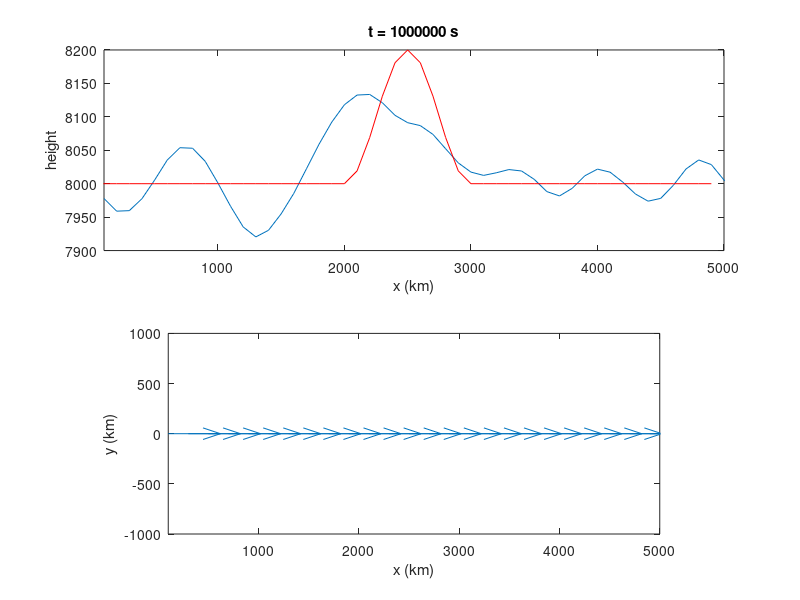

This figure's MATLAB source:
clear all; close all;

%parameters
dx=100000;  %grid spacing (m)
dt=1000;    %time step (s)
nx=52;      %number of grid points (including 2 ghost nodes)
nt=1000;    %number of time steps

pi=4*atan(1.0);
C=10;       %advection velocity
hbar=8000;  %base level of height
amp=100;    %amplitude of hill
hc=25;      %center location of hill
hw=10;      %width of hill

g=9.8;      %gravity
f=0.0001;   %Coriolis
kdif=10;    %diffuction coef

numerics=1; %1:CTCS, 2:FTCS, 3: FTBS numerical schemes

nifcor=0;   %if 1, include Coriolis
nifwind=0;  %if 1, include other terms besides Coriolis in u,v eqns.
nifdif=0;   %if 1, include diffusion
nifad=1;    %if 1, include advection

scale_factor=nx;       %scaling factor for plotting wind vectors
show_animation=1;      %if 1, show animation; turn this off when profiling.
animation_stride=10;   %if =n, skip every n frames
animation_delay=0.001; %delay in between frame in seconds
show_analytic=1;       %show analytical solution (linear advection eqn)
show_wind=1;           %show wind vector

%initial condition
u(1:nx)=C;
v(1:nx)=0.0; 
h(1:nx)=hbar;
ind=ceil(hc-hw/2):floor(hc+hw/2);
h(ind)=hbar+amp*(1+cos(2*pi*(ind-hc)/hw));

h0=h;
loc1=find(h==max(h),1); 
maxh(1:nt+1)=NaN; maxh(1)=max(h);
x(1:nx)=(1:nx)*dx/1000;

figure('Position',[100 100 560 560]);

%run model
time=0;  %time in seconds
t_start=cputime;

for n=1:nt
  j=2:nx-1;
  if(numerics==1) %CTCS scheme (leapfrog)
    if(n==1)
      ub=u; vb=v; hb=h;
      ua=u; va=v; ha=h;
      dtcalc=dt;
    else
      dtcalc=dt*2;
    end
    diffac=kdif*dtcalc/dx/dx;
    ha(j)=hb(j)-nifad*u(j).*(dtcalc/(dx*2)).*(h(j+1)-h(j-1)) ...
               -h(j).*(dtcalc/(dx*2)).*(u(j+1)-u(j-1)) ...
               +nifdif*diffac*(h(j+1)-2*h(j)+h(j-1));
    ua(j)=ub(j)-nifwind*nifad*u(j).*(dtcalc/(dx*2)).*(u(j+1)-u(j-1)) ...
               -nifwind*(g*dtcalc/(dx*2))*(h(j+1)-h(j-1)) ...
               +nifcor*f*v(j)*dtcalc ...
               +nifwind*nifdif*diffac*(u(j+1)-2*u(j)+u(j-1));
    va(j)=vb(j)-nifwind*nifad*u(j).*(dtcalc/(dx*2)).*(v(j+1)-v(j-1)) ...
               -nifcor*f*u(j)*dtcalc ...
               +nifwind*nifdif*diffac*(v(j+1)-2*v(j)+v(j-1));
    ub=u; u=ua;
    vb=v; v=va;
    hb=h; h=ha;

  elseif(numerics==2) %FTCS scheme
    diffac=kdif*dt/dx/dx;
    ha(j)=h(j)-nifad*u(j).*(dt/(dx*2)).*(h(j+1)-h(j-1)) ...
              -h(j).*(dt/(dx*2)).*(u(j+1)-u(j-1)) ...
              +nifdif*diffac*(h(j+1)-2*h(j)+h(j-1));
    ua(j)=u(j)-nifwind*nifad*u(j).*(dt/(dx*2)).*(u(j+1)-u(j-1)) ...
              -nifwind*(g*dt/(dx*2))*(h(j+1)-h(j-1)) ...
              +nifcor*f*v(j)*dt ...
              +nifwind*nifdif*diffac*(u(j+1)-2*u(j)+u(j-1));
    va(j)=v(j)-nifwind*nifad*u(j).*(dt/(dx*2)).*(v(j+1)-v(j-1)) ...
              -nifcor*f*u(j)*dt ...
              +nifwind*nifdif*diffac*(v(j+1)-2*v(j)+v(j-1));
    h=ha; u=ua; v=va;
  
  elseif(numerics==3) %FTBS scheme
    diffac=kdif*dt/dx/dx;
    ha(j)=h(j)-nifad*u(j).*(dt/dx).*(h(j)-h(j-1)) ...
              -h(j).*(dt/dx).*(u(j)-u(j-1)) ...
              +nifdif*diffac*(h(j+1)-2*h(j)+h(j-1));
    ua(j)=u(j)-nifwind*nifad*u(j).*(dt/dx).*(u(j)-u(j-1)) ...
              -nifwind*(g*dt/dx)*(h(j)-h(j-1)) ...
              +nifcor*f*v(j)*dt ...
              +nifwind*nifdif*diffac*(u(j+1)-2*u(j)+u(j-1));
    va(j)=v(j)-nifwind*nifad*u(j).*(dt/dx).*(v(j)-v(j-1)) ...
              -nifcor*f*u(j)*dt ...
              +nifwind*nifdif*diffac*(v(j+1)-2*v(j)+v(j-1));
    h=ha; u=ua; v=va;
  end
  
  time=time+dt;
  
  %boundary condition (cyclic)
  u(1)=u(nx-1); u(nx)=u(2);
  v(1)=v(nx-1); v(nx)=v(2);
  h(1)=h(nx-1); h(nx)=h(2);
  
  %plot results
  if(show_animation==1 && mod(n,animation_stride)==0)
    subplot(2,1,1)
    plot(x,h);
    if(show_analytic==1) %analytic solution for advection equation
      hold on;
      x0=mod(x+C*time/1000,(nx-2)*dx/1000);
      n0=find(x0(2:end-1)-x0(1:end-2)<0);
      plot(x0(1:n0),h0(1:n0),'r');
      plot(x0(n0+1:end-1),h0(n0+1:end-1),'r');
      hold off;
    end
    axis([dx/1000 (nx-2)*dx/1000 hbar-amp hbar+2*amp]);
    ylabel('height'); title(['t = ' num2str(time) ' s'])
    xlabel('x (km)')
    if(show_wind==1)
      subplot(2,1,2)
      i=1:ceil(nx/30):nx;
      quiver(x(i),0*x(i),u(i)*scale_factor,v(i)*scale_factor,'autoscale','off')
      axis equal; axis([dx (nx-2)*dx -(nx-2)*dx/5 (nx-2)*dx/5]/1000);
      xlabel('x (km)'); ylabel('y (km)');
    end
    pause(animation_delay);
  end
  
  m=20;
  if(n==floor(m*dx/C/dt)) %trace max(h) across m grid points
    loc2=find(h==max(h),1);
    Cd=(loc2-loc1)*dx/(floor(m*dx/C/dt)*dt); disp(['Cd=' num2str(Cd)]);
  end
  maxh(n+1)=max(h); %record h peak amplitude time series
  
  if(sum(any(h>1e10))>0) 
    disp(['model exploded at t=' num2str(time) 's (' num2str(n) ' steps)']); break; 
  end
end

t_end=cputime;
disp(['model integration takes ' num2str(t_end-t_start) ' s']);
